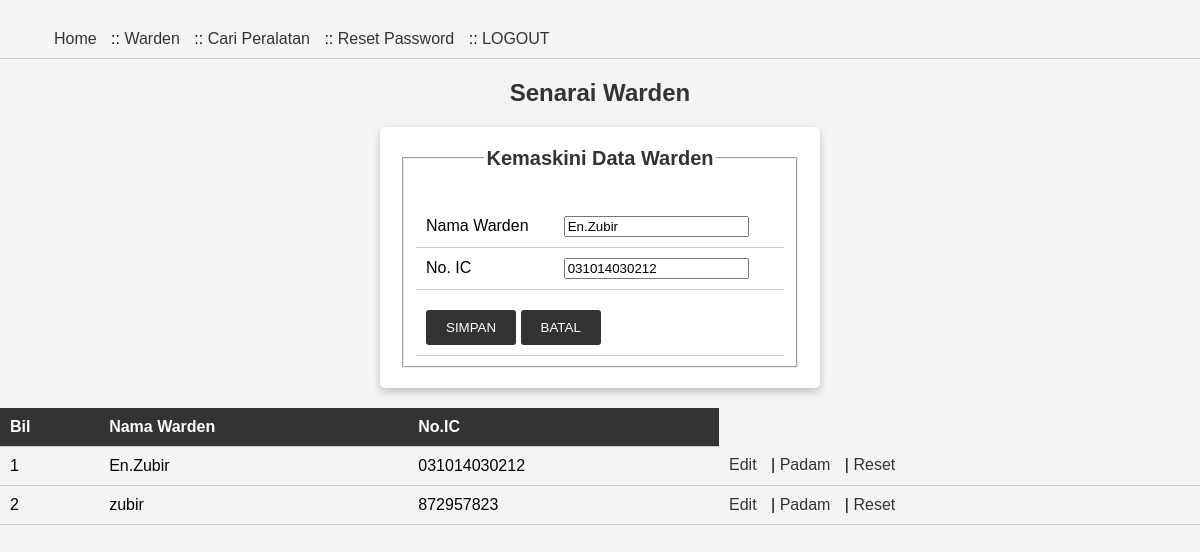
The page /admin/index.php?menu=warden&edit=15 (signed in) on the database its author committed.
### tables this page shows
CREATE TABLE `warden` (
  `idwarden` int NOT NULL,
  `namawarden` varchar(80) NOT NULL,
  `nokpwarden` varchar(12) NOT NULL,
  `kata` varchar(250) NOT NULL
);

### admin/warden.php (the view, shortened to what this page needs)
<!DOCTYPE html>
<html lang="en">
<head>
    <link rel="stylesheet" href="warden.css">
</head>
<body>
<h2>Senarai Warden</h2>
<?php
if(!isset($_GET['edit'])){
    ?>
    <form action="simpan.php" method="post">
        <fieldset>
            <legend>Daftar Warden</legend>
            <table>
                <tr>
                    <td>Nama Warden</td>
                    <td><input type="text" name="namawarden" required></td>
                </tr>
                <tr>
                    <td>No.IC</td>
                    <td><input type="number" name="nokpwarden" required minlength="12" maxlength="12"></td>
                </tr>
                <tr>
                    <td colspan="2">
                        <button type="submit">SIMPAN</button>
                        <button type="reset">BATAL</button>
                    </td>
                </tr>
            </table>
        </fieldset>
    </form>
    <?php
}else{
    $idwarden = $_GET['edit'];
    $sql = "SELECT * FROM warden WHERE idwarden = $idwarden";
    $result = $conn->query($sql);
    $row = $result->fetch_object();
    ?>
    <form action="kemaskini.php" method="post">
        <fieldset>
            <legend>Kemaskini Data Warden</legend>
            <table>
                <tr>
                    <td>Nama Warden</td>
                    <td><input type="text" name="namawarden" required value="<?php echo $row->namawarden; ?>"></td>
                </tr>
                <tr>
                    <td>No. IC</td>
                    <td><input type="number" name="nokpwarden" required value="<?php echo $row->nokpwarden; ?>" minlength="12" maxlength="12"></td>
                </tr>
                <tr>
                    <td colspan="2">
                        <button type="submit">SIMPAN</button>
                        <button type="reset">BATAL</button>
                    </td>
                </tr>
            </table>
        </fieldset>
    </form>
    <?php
}
?>
<table class="table">
    <tr>
        <th>Bil</th>
        <th>Nama Warden</th>
        <th>No.IC</th>
    </tr>
    <?php
    $bil = 1;
    $sql = "SELECT * FROM warden ORDER BY namawarden";
    $result = $conn->query($sql);
    while ($row = $result->fetch_object()) {
        ?>
        <tr>
            <td><?php echo $bil++; ?></td>
            <td><?php echo $row->namawarden; ?></td>
            <td><?php echo $row->nokpwarden; ?></td>
            <td>
                <a href="index.php?menu=warden&edit=<?php echo $row->idwarden; ?>">Edit</a>
                |
                <a href="padam.php?idwarden=<?php echo $row->idwarden; ?>" onclick="return sahkan()">Padam</a>
                |
                <a href="reset.php?idwarden=<?php echo $row->idwarden; ?>">Reset</a>
            </td>
        </tr>
        <?php
    }
    ?>
</table>
</body>
</html>

### admin/warden.css (style rules this page uses)
body { font-family: Arial, sans-serif; background-color: #f4f4f4; margin: 0; padding: 0; }
h2 { text-align: center; margin-top: 20px; color: #333; }
form { max-width: 400px; margin: 0 auto; padding: 20px; background-color: #ffffff; box-shadow: 0 4px 8px rgba(0, 0, 0, 0.2); border-radius: 5px; text-align: center; }
legend { font-weight: bold; font-size: 20px; margin-bottom: 10px; color: #333; }
table { width: 100%; border-collapse: collapse; margin-top: 20px; }
th, td { padding: 10px; text-align: left; border-bottom: 1px solid #ccc; }
th { background-color: #333; color: #fff; }
button[type="submit"], button[type="reset"] { padding: 10px 20px; margin-top: 10px; background-color: #333; color: #fff; border: none; border-radius: 3px; cursor: pointer; }
a { text-decoration: none; color: #333; margin-right: 10px; }

### rows shown on the page
warden: namawarden "En.Zubir", nokpwarden "031014030212"
warden: namawarden "zubir", nokpwarden "872957823"
